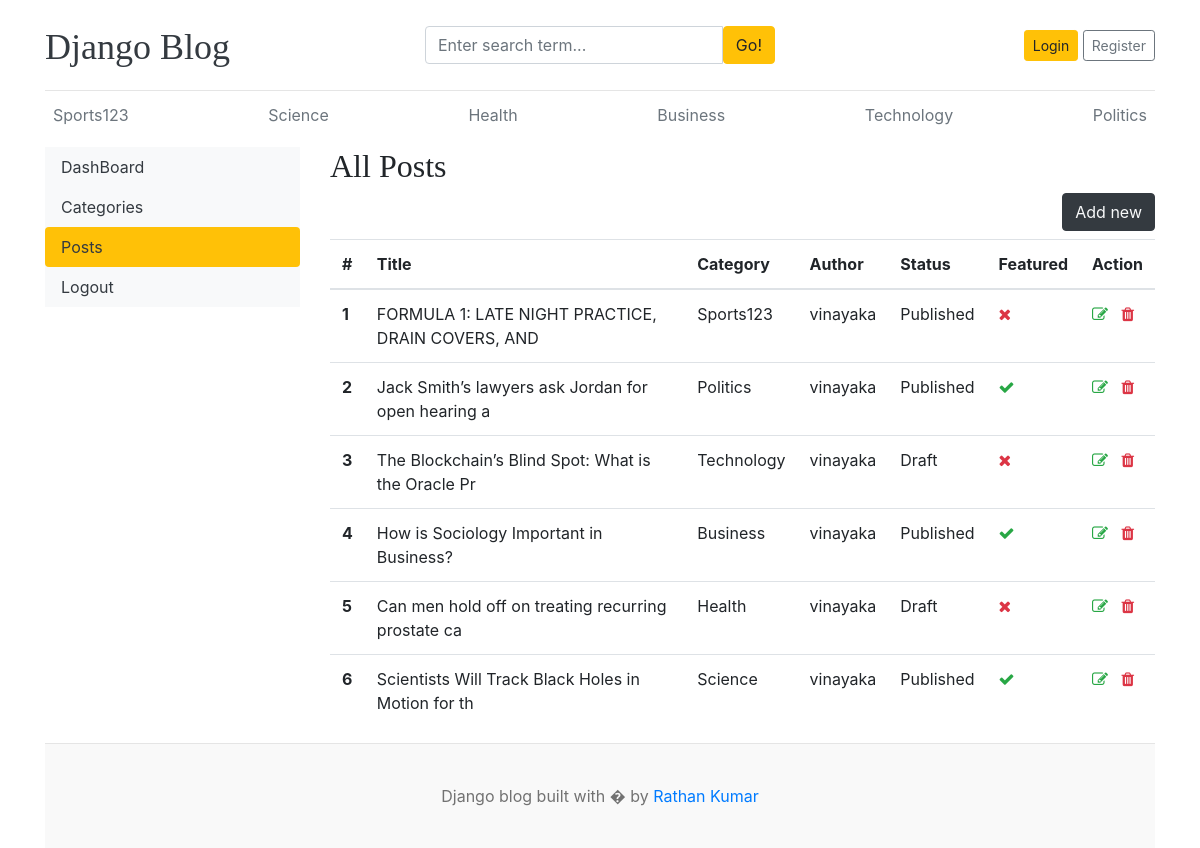
The app's page /dashboard/posts/ with its own data.
### blogs/models.py (models this page shows, shortened)
class Category(models.Model):
    category = models.CharField(max_length=50)
    created_at = models.DateTimeField(auto_now_add=True)
    updated_at = models.DateTimeField(auto_now=True)
    class Meta:
        verbose_name_plural = 'categories'
    def __str__(self):
        return self.category

class Blog(models.Model):
    title = models.CharField(max_length=50)
    slug = models.SlugField(max_length=100,unique=True,blank=True)
    category = models.ForeignKey(Category,on_delete=models.CASCADE)
    author = models.ForeignKey(User,on_delete=models.CASCADE)
    featured_image = models.ImageField(upload_to="uploads/%Y/%m/%d")
    short_description = models.TextField(max_length=500)
    blog_body = models.TextField(max_length=2000)
    status = models.CharField(max_length=20,choices=STATUS_CHOICES,default=0)
    is_featured = models.BooleanField(default=False)
    created_at = models.DateTimeField(auto_now_add=True)
    updated_at = models.DateTimeField(auto_now=True)

### dashboards/views.py (the view)
# urls.py: path('posts/',views.posts,name="posts"),
def posts(request):
    posts = Blog.objects.all()
    context={
        "posts":posts,
    }
    return render(request,'dashboards/posts.html',context)

### blogs/context_processors.py (called while the page is built)
def get_categories(request):
    categories=Category.objects.all()
    return dict(categories=categories)

def get_social_links(request):
    social_links=SocialLink.objects.all()
    return dict(social_links=social_links)

### templates/dashboards/posts.html (shortened to what this page needs)
{% extends 'base.html' %}
{% block content %}
<div class="row">
    {% include 'dashboards/sidebar.html' %}
    <div class="col-md-9">
      <h2>All Posts</h2>
      <a href="{% url 'add_post' %}" class="btn btn-dark text-light float-right mb-2">Add new</a>
  <table class="table table-hover">
  <thead>
    <tr>
      <th>#</th>
      <th>Title</th>
      <th>Category</th>
      <th>Author</th>
      <th>Status</th>
      <th>Featured</th>
      <th>Action</th>
    </tr>
  </thead>
  <tbody>
    {% for post in posts %}
    <tr>
      <th>{{ forloop.counter }}</th>
      <td>{{post.title}}</td>
      <td>{{post.category}}</td>
      <td>{{post.author}}</td>
      <td>{{post.status}}</td>
      <td>{% if post.is_featured %}<i class="fa fa-check text-success"></i>{% else %}<i class="fa fa-times text-danger"></i>{% endif %}</td>
      <td>
        <a href="{% url 'edit_post' post.id %}"> <i class="fa fa-edit text-success"></i> </a>
        <a href="{% url 'delete_post' post.id %}"> <i class="fa fa-trash text-danger"></i> </a>
      </td>
    </tr>
    {% endfor %}
  </tbody>
</table>
    </div>
</div>
{% endblock %}

### templates/base.html (shortened to what this page needs)
{% load static %}
<!DOCTYPE html>
<html lang="en">
<head>
    <link href="https://getbootstrap.com/docs/4.0/dist/css/bootstrap.min.css" rel="stylesheet">
    <link href="{% static 'css/blog.css' %}" rel="stylesheet">
    <link rel="stylesheet" href="https://cdnjs.cloudflare.com/ajax/libs/font-awesome/4.7.0/css/font-awesome.min.css">
  </head>
<body>
    <div class="container">
      <header class="blog-header py-3">
        <div class="row flex-nowrap justify-content-between align-items-center">
          <div class="col-4 pt-1">
            <a class="blog-header-logo text-dark" href="/">Django Blog</a>
          </div>
          <div class="col-4">
            <form action="{% url 'search' %}" method="GET">
              <div class="input-group">
                <input class="form-control" value="{{keyword}}" type="text" name="keyword" placeholder="Enter search term..." aria-label="Enter search term..." aria-describedby="button-search" />
                <button type="submit" class="btn btn-warning" id="button-search" type="button">Go!</button>
              </div>
            </form>
          </div>
          <div class="col-4 d-flex justify-content-end align-items-center">
            {% if not user.is_authenticated %}
            <a class="btn btn-sm btn-warning" href="{% url 'login' %}">Login</a> &nbsp;
            <a class="btn btn-sm btn-outline-secondary" href="{% url 'register' %}">Register</a>
            {% else %}
            <span><a href="{% url 'dashboard' %}">DashBoard</a></span>
            &emsp;
            <span><a href="{% url 'logout' %}">logout</a></span>
            {% endif %}
          </div>
        </div>
      </header>
      <div class="nav-scroller py-1 mb-2">
        <nav class="nav d-flex justify-content-between">
          {% for category in categories %}
          <a class="p-2 text-muted" href="{% url 'posts_by_category' category.id %}">{{category.category}}</a>
          {% endfor %}
        </nav>
      </div>
{% block content %}
{% endblock %}
<footer class="blog-footer">
  <p>Django blog built with � by <a href="#">Rathan Kumar</a></p>
</footer>
</body>
</html>

### blog_main/static/css/blog.css (style rules this page uses)
.blog-header { border-bottom: 1px solid #e5e5e5; }
.blog-header-logo { font-family: "Playfair Display", Georgia, "Times New Roman", serif; font-size: 2.25rem; }
h1, h2, h3, h4, h5, h6 { font-family: "Playfair Display", Georgia, "Times New Roman", serif; }
.blog-footer { padding: 2.5rem 0; color: #727272; text-align: center; background-color: #f9f9f9; border-top: .05rem solid #e5e5e5; }
.blog-footer p:last-child { margin-bottom: 0; }

### records on screen
Category: category "Sports123"
Category: category "Science"
Category: category "Health"
Category: category "Business"
Category: category "Technology"
Category: category "Politics"
Blog: title "FORMULA 1: LATE NIGHT PRACTICE, DRAIN COVERS, AND", category "Sports123", author "vinayaka", status "Published", is_featured False (drawn)
Blog: title "Jack Smith’s lawyers ask Jordan for open hearing a", category "Politics", author "vinayaka", status "Published", is_featured True (drawn)
Blog: title "The Blockchain’s Blind Spot: What is the Oracle Pr", category "Technology", author "vinayaka", status "Draft", is_featured False (drawn)
Blog: title "How is Sociology Important in Business?", category "Business", author "vinayaka", status "Published", is_featured True (drawn)
Blog: title "Can men hold off on treating recurring prostate ca", category "Health", author "vinayaka", status "Draft", is_featured False (drawn)
Blog: title "Scientists Will Track Black Holes in Motion for th", category "Science", author "vinayaka", status "Published", is_featured True (drawn)
